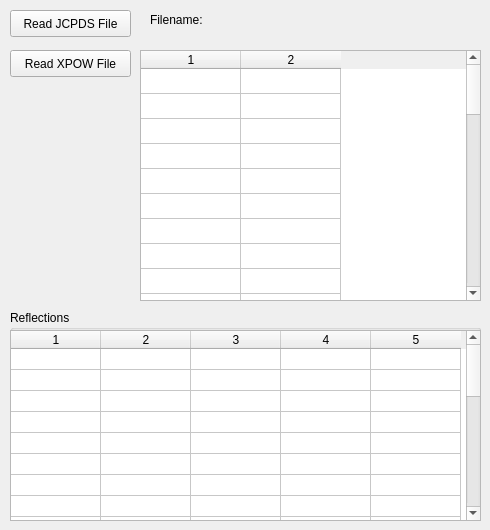
    <widget class="QWidget" name="NextTab">
     <attribute name="title">
      <string>Ref. Sample</string>
     </attribute>
     <widget class="QPushButton" name="JCPDSReadButton">
      <property name="geometry">
       <rect>
        <x>10</x>
        <y>10</y>
        <width>121</width>
        <height>27</height>
       </rect>
      </property>
      <property name="text">
       <string>Read JCPDS File</string>
      </property>
     </widget>
     <widget class="QTableWidget" name="refSampleTabWidget">
      <property name="geometry">
       <rect>
        <x>140</x>
        <y>50</y>
        <width>341</width>
        <height>251</height>
       </rect>
      </property>
      <property name="rowCount">
       <number>40</number>
      </property>
      <property name="columnCount">
       <number>2</number>
      </property>
      <attribute name="horizontalHeaderDefaultSectionSize">
       <number>100</number>
      </attribute>
      <attribute name="verticalHeaderVisible">
       <bool>false</bool>
      </attribute>
      <attribute name="verticalHeaderDefaultSectionSize">
       <number>25</number>
      </attribute>
      <row/>
      <row/>
      <row/>
      <row/>
      <row/>
      <row/>
      <row/>
      <row/>
      <row/>
      <row/>
      <row/>
      <row/>
      <row/>
      <row/>
      <row/>
      <row/>
      <row/>
      <row/>
      <row/>
      <row/>
      <row/>
      <row/>
      <row/>
      <row/>
      <row/>
      <row/>
      <row/>
      <row/>
      <row/>
      <row/>
      <row/>
      <row/>
      <row/>
      <row/>
      <row/>
      <row/>
      <row/>
      <row/>
      <row/>
      <row/>
      <column/>
      <column/>
     </widget>
     <widget class="QPushButton" name="XPOWReadButton">
      <property name="geometry">
       <rect>
        <x>10</x>
        <y>50</y>
        <width>121</width>
        <height>27</height>
       </rect>
      </property>
      <property name="text">
       <string>Read XPOW File</string>
      </property>
     </widget>
     <widget class="QGroupBox" name="groupBox_9">
      <property name="geometry">
       <rect>
        <x>10</x>
        <y>310</y>
        <width>471</width>
        <height>211</height>
       </rect>
      </property>
      <property name="title">
       <string>Reflections</string>
      </property>
      <widget class="QTableWidget" name="sampleReflectTabWidget">
       <property name="geometry">
        <rect>
         <x>0</x>
         <y>20</y>
         <width>471</width>
         <height>191</height>
        </rect>
       </property>
       <property name="rowCount">
        <number>25</number>
       </property>
       <property name="columnCount">
        <number>5</number>
       </property>
       <attribute name="horizontalHeaderDefaultSectionSize">
        <number>90</number>
       </attribute>
       <attribute name="verticalHeaderVisible">
        <bool>false</bool>
       </attribute>
       <attribute name="verticalHeaderDefaultSectionSize">
        <number>21</number>
       </attribute>
       <attribute name="verticalHeaderHighlightSections">
        <bool>false</bool>
       </attribute>
       <attribute name="verticalHeaderMinimumSectionSize">
        <number>0</number>
       </attribute>
       <row/>
       <row/>
       <row/>
       <row/>
       <row/>
       <row/>
       <row/>
       <row/>
       <row/>
       <row/>
       <row/>
       <row/>
       <row/>
       <row/>
       <row/>
       <row/>
       <row/>
       <row/>
       <row/>
       <row/>
       <row/>
       <row/>
       <row/>
       <row/>
       <row/>
       <column/>
       <column/>
       <column/>
       <column/>
       <column/>
      </widget>
     </widget>
     <widget class="QLabel" name="refsampLabel">
      <property name="geometry">
       <rect>
        <x>150</x>
        <y>10</y>
        <width>331</width>
        <height>20</height>
       </rect>
      </property>
      <property name="text">
       <string>Filename:</string>
      </property>
     </widget>
    </widget>
